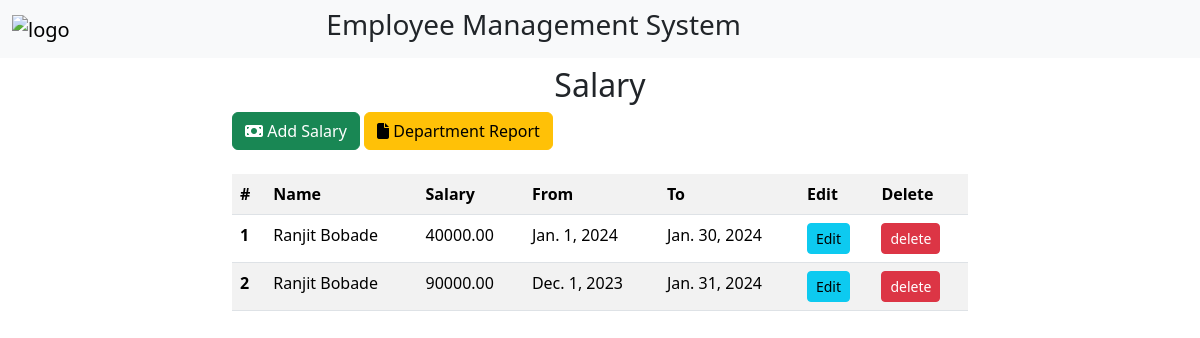
Page /salary/ on the earlier database version.
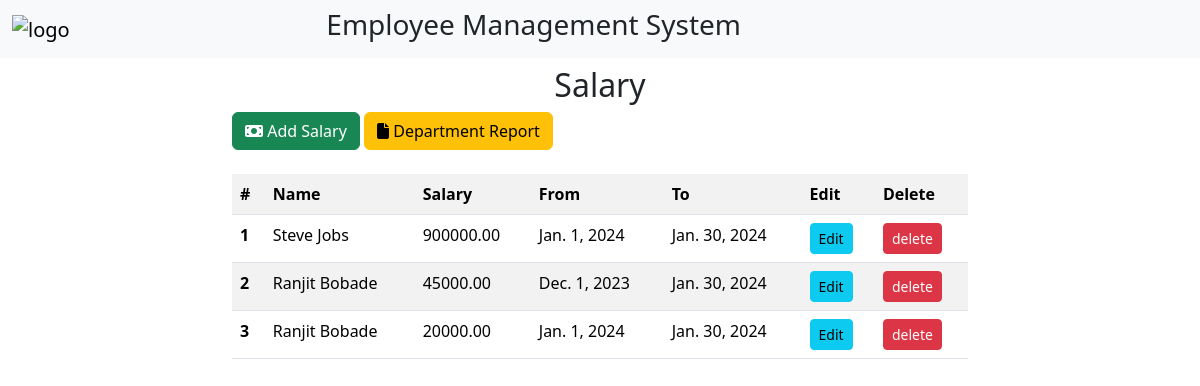
Same page on the later database version.
### emsApp/models.py (models this page shows, shortened)
class EmployeeSalary(models.Model):
    employee = models.ForeignKey(Employee, on_delete=models.CASCADE)
    salary = models.DecimalField(max_digits=10, decimal_places=2)
    start_date = models.DateField()
    end_date = models.DateField()

class Employee(models.Model):
    name = models.CharField(max_length=200)
    email = models.EmailField()
    address = models.TextField()
    DESIGNATION_CHOICES = [
        ('Associate', 'Associate'),
        ('TL', 'Team Lead'),
        ('Manager', 'Manager'),
    ]
    designation = models.CharField(max_length=20, choices=DESIGNATION_CHOICES)
    reporting_manager = models.ForeignKey('self', null=True, blank=True, on_delete=models.SET_NULL)
    department = models.ForeignKey(Department, on_delete=models.CASCADE)
    def __str__(self):
        return self.name

### emsApp/views.py (the view)
# urls.py: path('salary/', views.salary, name="salary"),
def salary(request):
    emp_salary = EmployeeSalary.objects.all()
    context = {'salary' : emp_salary}
    return render(request,"salary.html", context)

### templates/salary.html
{% extends "base.html" %}
{% block content %}
<div class="container">
    <div class="row">
        <div class="col col-lg-8 m-auto">
            <h2 class="text-center mt-2">Salary</h2>
            <a href="/add/salary/" class="btn btn-success"><i class="fa-solid fa-money-bill"></i> Add Salary</a>
            <a href="/department/salary/" class="btn btn-warning"><i class="fa-solid fa-file"></i> Department Report</a>
            <table class="table table-striped table-hover mt-4">
                <tr>
                    <th scope="col">#</th>
                    <th scope="col">Name</th>
                    <th scope="col">Salary</th>
                    <th scope="col">From </th>
                    <th scope="col">To</th>
                    <th scope="col">Edit</th>
                    <th scope="col">Delete</th>
                </tr>
                {% for sal in salary %}
                <tr>
                    <th>{{forloop.counter}}</th>
                    <td>{{sal.employee}}</td>
                    <td>{{sal.salary}}</td>
                    <td>{{sal.start_date}}</td>
                    <td>{{sal.end_date}}</td>
                    <td><a href="/edit/salary/{{sal.id}}" class="btn btn-sm btn-info">Edit</a></td>
                    <td><a href="/delete/salary/{{sal.id}}" class="btn btn-sm btn-danger">delete</a></td>
                </tr>
                {% endfor %}
            </table>
        </div>
    </div>
</div>
{% endblock content %}

Differences in the rows shown:
removed EmployeeSalary: employee "Ranjit Bobade", salary "40000.00", start_date "Jan. 1, 2024", end_date "Jan. 30, 2024"
removed EmployeeSalary: employee "Ranjit Bobade", salary "90000.00", start_date "Dec. 1, 2023", end_date "Jan. 31, 2024"
added EmployeeSalary: employee "Steve Jobs", salary "900000.00", start_date "Jan. 1, 2024", end_date "Jan. 30, 2024"
added EmployeeSalary: employee "Ranjit Bobade", salary "45000.00", start_date "Dec. 1, 2023", end_date "Jan. 30, 2024"
added EmployeeSalary: employee "Ranjit Bobade", salary "20000.00", start_date "Jan. 1, 2024", end_date "Jan. 30, 2024"
